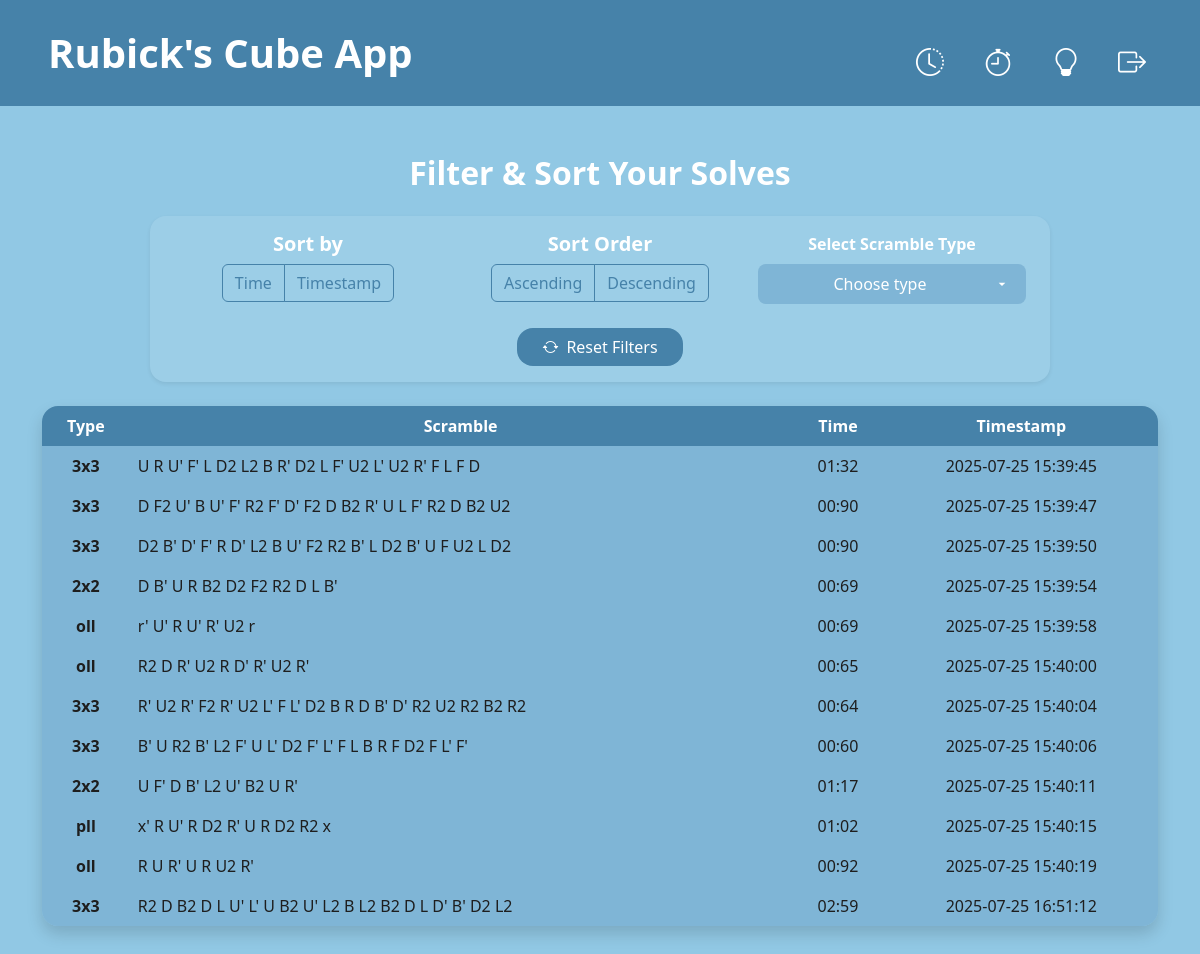
Page / (signed in) on the committed database.
### tables this page shows
CREATE TABLE solves (
    id INTEGER PRIMARY KEY AUTOINCREMENT,
    user_id INTEGER,
    scramble TEXT,
    scramble_type TEXT,
    time TEXT,
    time_ms INTEGER,
    timestamp TEXT
);

### app.py (the view)
@app.route("/", methods=["GET", "POST"])
@login_required
def index():
    if request.method == "POST":
        sortData = request.get_json()
        select = sortData.get("select")
        sort = sortData.get("sort")
        order = sortData.get("order")
        query = queryGenerator(select, sort, order)
        conn = sqlite3.connect("users.db")
        conn.row_factory = sqlite3.Row
        cur = conn.cursor()
        cur.execute(query, (current_user.id,))
        selected_solves = cur.fetchall()
        conn.close()
        return jsonify({
            "data": [dict(row) for row in selected_solves]
        })
    else:
        conn = sqlite3.connect("users.db")
        conn.row_factory = sqlite3.Row
        cur = conn.cursor()
        cur.execute("""
            SELECT scramble_type, scramble, time, timestamp
            FROM solves
            WHERE user_id = ?
            ORDER BY timestamp
        """, (current_user.id,))
        solves = cur.fetchall()
        conn.close()
        return render_template("index.html", solves=solves)

### app.py (called while the page is built)
@login_manager.user_loader
def load_user(user_id):
    conn = sqlite3.connect("users.db")
    conn.row_factory = sqlite3.Row
    cur = conn.cursor()
    cur.execute("SELECT * FROM users WHERE id = ?", (user_id,))
    row = cur.fetchone()
    conn.close()
    if row:
        return User(id=row["id"], username=row["username"])
    return None

### templates/index.html (shortened to what this page needs)
{% extends "layout.html" %}
{% block body %}
<main id="history" class="container mt-5 flex-grow-1 d-flex flex-column align-items-center">
    <h2 class="fw-bold text-center mb-4">Filter & Sort Your Solves</h2>
    <form id="sort-form" method="post" action="/" class="form mb-4 w-100 px-4 py-3 rounded-4 shadow-sm">
        <div class="row text-center gy-4">
            <div class="col-md-4 d-flex flex-column align-items-center">
                <h5 class="fw-bold mb-2">Sort by</h5>
                <div class="btn-group" role="group" aria-label="Sort By">
                    <label class="btn btn-outline-custom" for="sort-by-time_ms">Time</label>
                    <label class="btn btn-outline-custom" for="sort-by-timestamp">Timestamp</label>
                </div>
            </div>
            <div class="col-md-4 d-flex flex-column align-items-center">
                <h5 class="fw-bold mb-2">Sort Order</h5>
                <div class="btn-group" role="group" aria-label="Sort Order">
                    <label class="btn btn-outline-custom" for="sort-order-asc">Ascending</label>
                    <label class="btn btn-outline-custom" for="sort-order-desc">Descending</label>
                </div>
            </div>
            <div class="col-md-4 d-flex flex-column align-items-center">
                <label for="select-by" class="fw-bold mb-2">Select Scramble Type</label>
                <select id="select-by" class="form-select text-center select-custom" name="select-by">
                    <option disabled selected class="d-none" value="none">Choose type</option>
                </select>
            </div>
        </div>
        <div class="row mt-4">
            <div class="col d-flex justify-content-center">
                <button id="reset-btn" type="reset" class="btn px-4 rounded-4">
                    <span class="bi bi-arrow-repeat me-2"></span>Reset Filters
                </button>
            </div>
        </div>
    </form>
    <div class="w-100">
        <div class="table-responsive shadow rounded-4 mb-5">
            <table class="table table-hover table-borderless align-middle mb-0">
                <thead class="head text-center text-nowrap">
                    <tr>
                        <th scope="col">Type</th>
                        <th scope="col">Scramble</th>
                        <th scope="col">Time</th>
                        <th scope="col">Timestamp</th>
                    </tr>
                </thead>
                <tbody id="tbody" class="body text-center">
                    {% for solve in solves %}
                    <tr>
                        <td class="fw-semibold">{{ solve.scramble_type }}</td>
                        <td class="text-start text-break">{{ solve.scramble }}</td>
                        <td class="text-nowrap">{{ solve.time }}</td>
                        <td class="text-nowrap">{{ solve.timestamp }}</td>
                    </tr>
                    {% endfor %}
                </tbody>
            </table>
        </div>
    </div>
</main>
{% endblock %}

### templates/layout.html (shortened to what this page needs)
<!DOCTYPE html>
<html lang="en">
<head>
    <link rel="stylesheet" href="https://cdn.jsdelivr.net/npm/bootstrap-icons@1.13.1/font/bootstrap-icons.min.css">
    <link href="https://cdn.jsdelivr.net/npm/bootstrap@5.3.7/dist/css/bootstrap.min.css" rel="stylesheet">
    <link rel="stylesheet" href="{{ url_for('static', filename='css/style.css') }}">
</head>
<body class="d-flex flex-column min-vh-100">
    {% if request.endpoint == 'login' or request.endpoint == 'register' %}
        <nav class="navbar">
            <div class="container-fluid px-5 py-2 d-flex align-items-center">
                <a href="{{ url_for('index') }}" class="navbar-brand fs-1 fw-bold">Rubick's Cube App</a>
                <ul class="navbar-nav d-flex flex-row ms-auto align-items-center">
                    <li class="nav-item me-3 fs-5">
                        <a href="{{ url_for('login') }}" class="nav-link">Log In</a>
                    </li>
                    <li class="nav-item fs-5">
                        <a href="{{ url_for('register') }}" class="nav-link">Register</a>
                    </li>
                </ul>
            </div>
        </nav>
    {% else %}
        <nav id="navbar" class="navbar navbar-expand-md">
            <div class="container-fluid px-5 py-2 d-flex align-items-center">
                <a href="{{ url_for('index') }}" class="navbar-brand fs-1 fw-bold">Rubick's Cube App</a>
                <div class="collapse navbar-collapse" id="navbar-content">
                    <ul class="navbar-nav ms-auto d-flex align-items-center justify-content-between gap-4 mt-3 ms-md-auto">
                        <li class="nav-item fs-5">
                            <a href="{{ url_for('index') }}" class="nav-link d-flex flex-column align-items-center" title="History">
                                <i class="bi bi-clock-history fs-3"></i>
                            </a>
                        </li>
                        <li class="nav-item fs-5">
                            <a href="{{ url_for('timer') }}" class="nav-link d-flex flex-column align-items-center" title="Timer">
                                <i class="bi bi-stopwatch fs-3"></i>
                            </a>
                        </li>
                        <li class="nav-item fs-5">
                            <a href="{{ url_for('solver') }}" class="nav-link d-flex flex-column align-items-center" title="Solver">
                                <i class="bi bi-lightbulb fs-3"></i>
                            </a>
                        </li>
                        <li class="nav-item fs-5">
                            <form id="logout-form" action="/logout" method="post">
                                <button type="submit" class="d-flex flex-column align-items-center" title="Log Out">
                                    <i class="bi bi-box-arrow-right fs-3"></i>
                                </button>
                            </form>
                        </li>
                    </ul>
                </div>
            </div>
        </nav>
    {% endif %}
    {% block body %}
    {% endblock %}
</body>
</html>

### static/css/style.css (style rules this page uses)
:root { --primary: #4682A9; --secondary: #91C8E4; --highlight : #7FB5D6; --accent: #F6B17A; --bg-light: #F2F2F2; --bg-dark: #2D2D2D; --text-dark: #1E1E1E; --text-light: #FFFFFF; --divider: #B0BFCF; }
body { background-color: var(--secondary); }
.navbar { background-color: var(--primary); }
.navbar .navbar-brand, .navbar .nav-link { color: var(--text-light); transition: color 0.3s ease; }
#logout-form > button { background:none; border:none; box-shadow:none; color: var(--text-light); transition: color 0.3s ease; }
.select-custom { background-color: var(--secondary); color: var(--text-light); border: none; text-align-last: center; -webkit-appearance: none; -moz-appearance: none; appearance: none; padding: 0.5rem 2.5rem 0.5rem 1rem; border-radius: 0.5rem; font-weight: 500; font-size: 1rem; background-repeat: no-repeat; background-position: right 1rem center; background-size: 1rem; transition: border-color 0.2s ease, background-color 0.2s ease; }
#history { height: 70dvh; color: var(--text-light); }
#history > div { max-width: 1200px; }
thead.head th { background-color: var(--primary) !important; color: var(--text-light) !important; }
tbody.body td { background-color: var(--highlight) !important; color: var(--text-dark) !important; }
#select-by { background-color: var(--highlight); }
#reset-btn { background-color: var(--primary); color: var(--text-light); transition: background-color 0.2s ease, color 0.2s ease, border-color 0.2s ease; }
#sort-form { max-width: 900px; background-color: rgba(255, 255, 255, 0.1); }
.btn-outline-custom { color: var(--primary); border-color: var(--primary); background-color: transparent; transition: all 0.2s ease; }

### rows in the picture
solves: scramble_type "3x3", scramble "U R U' F' L D2 L2 B R' D2 L F' U2 L' U2 R' F L F D", time "01:32", timestamp "2025-07-25 15:39:45"
solves: scramble_type "3x3", scramble "D F2 U' B U' F' R2 F' D' F2 D B2 R' U L F' R2 D B2 U2", time "00:90", timestamp "2025-07-25 15:39:47"
solves: scramble_type "3x3", scramble "D2 B' D' F' R D' L2 B U' F2 R2 B' L D2 B' U F U2 L D2", time "00:90", timestamp "2025-07-25 15:39:50"
solves: scramble_type "2x2", scramble "D B' U R B2 D2 F2 R2 D L B'", time "00:69", timestamp "2025-07-25 15:39:54"
solves: scramble_type "oll", scramble "r' U' R U' R' U2 r", time "00:69", timestamp "2025-07-25 15:39:58"
solves: scramble_type "oll", scramble "R2 D R' U2 R D' R' U2 R'", time "00:65", timestamp "2025-07-25 15:40:00"
solves: scramble_type "3x3", scramble "R' U2 R' F2 R' U2 L' F L' D2 B R D B' D' R2 U2 R2 B2 R2", time "00:64", timestamp "2025-07-25 15:40:04"
solves: scramble_type "3x3", scramble "B' U R2 B' L2 F' U L' D2 F' L' F L B R F D2 F L' F'", time "00:60", timestamp "2025-07-25 15:40:06"
solves: scramble_type "2x2", scramble "U F' D B' L2 U' B2 U R'", time "01:17", timestamp "2025-07-25 15:40:11"
solves: scramble_type "pll", scramble "x' R U' R D2 R' U R D2 R2 x", time "01:02", timestamp "2025-07-25 15:40:15"
solves: scramble_type "oll", scramble "R U R' U R U2 R'", time "00:92", timestamp "2025-07-25 15:40:19"
solves: scramble_type "3x3", scramble "R2 D B2 D L U' L' U B2 U' L2 B L2 B2 D L D' B' D2 L2", time "02:59", timestamp "2025-07-25 16:51:12"
